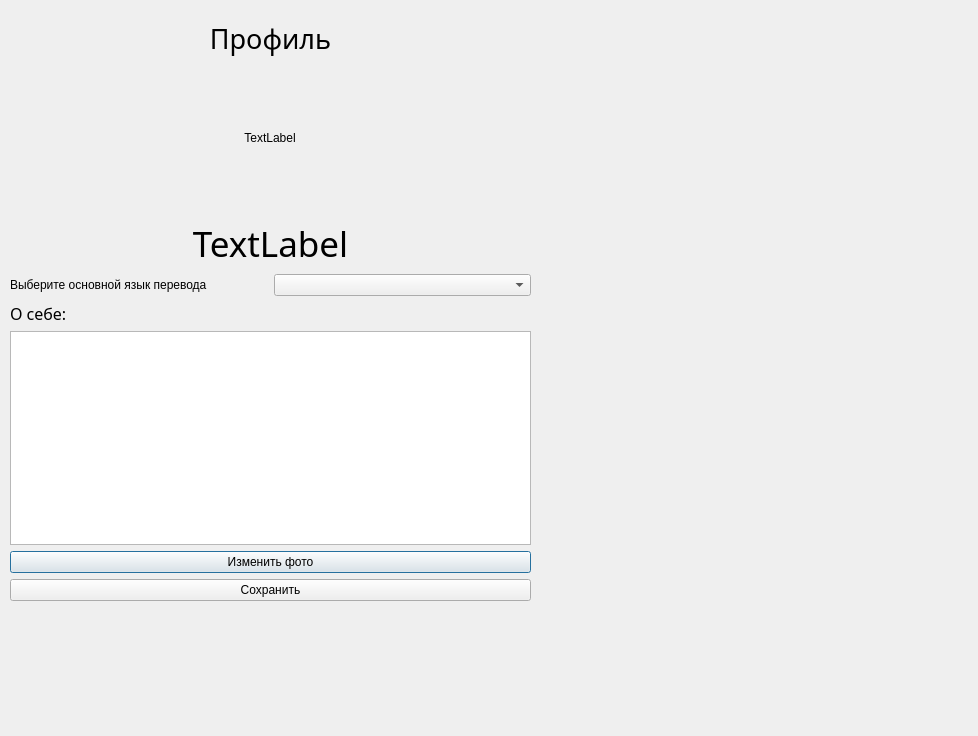
<?xml version="1.0" encoding="UTF-8"?>
<ui version="4.0">
 <class>ProfileWindow</class>
 <widget class="QDialog" name="ProfileWindow">
  <property name="geometry">
   <rect>
    <x>0</x>
    <y>0</y>
    <width>978</width>
    <height>736</height>
   </rect>
  </property>
  <property name="sizePolicy">
   <sizepolicy hsizetype="Fixed" vsizetype="Fixed">
    <horstretch>0</horstretch>
    <verstretch>0</verstretch>
   </sizepolicy>
  </property>
  <property name="minimumSize">
   <size>
    <width>150</width>
    <height>150</height>
   </size>
  </property>
  <property name="windowTitle">
   <string>Dialog</string>
  </property>
  <widget class="QWidget" name="verticalLayoutWidget">
   <property name="geometry">
    <rect>
     <x>10</x>
     <y>20</y>
     <width>521</width>
     <height>581</height>
    </rect>
   </property>
   <layout class="QVBoxLayout" name="verticalLayout">
    <item>
     <widget class="QLabel" name="labelTitle">
      <property name="font">
       <font>
        <family>Bernard MT</family>
        <pointsize>20</pointsize>
       </font>
      </property>
      <property name="text">
       <string>Профиль</string>
      </property>
      <property name="alignment">
       <set>Qt::AlignmentFlag::AlignCenter</set>
      </property>
     </widget>
    </item>
    <item>
     <layout class="QHBoxLayout" name="horizontalLayout">
      <item>
       <widget class="QLabel" name="labelAvatar">
        <property name="sizePolicy">
         <sizepolicy hsizetype="Fixed" vsizetype="Fixed">
          <horstretch>150</horstretch>
          <verstretch>150</verstretch>
         </sizepolicy>
        </property>
        <property name="minimumSize">
         <size>
          <width>150</width>
          <height>150</height>
         </size>
        </property>
        <property name="text">
         <string>TextLabel</string>
        </property>
        <property name="alignment">
         <set>Qt::AlignmentFlag::AlignCenter</set>
        </property>
       </widget>
      </item>
     </layout>
    </item>
    <item>
     <widget class="QLabel" name="labelName">
      <property name="font">
       <font>
        <family>Bauhaus 93</family>
        <pointsize>26</pointsize>
        <italic>false</italic>
       </font>
      </property>
      <property name="text">
       <string>TextLabel</string>
      </property>
      <property name="alignment">
       <set>Qt::AlignmentFlag::AlignCenter</set>
      </property>
     </widget>
    </item>
    <item>
     <layout class="QHBoxLayout" name="horizontalLayout_2">
      <item>
       <widget class="QLabel" name="label_2">
        <property name="text">
         <string>Выберите основной язык перевода</string>
        </property>
       </widget>
      </item>
      <item>
       <widget class="QComboBox" name="comboLanguage"/>
      </item>
     </layout>
    </item>
    <item>
     <widget class="QLabel" name="label">
      <property name="font">
       <font>
        <family>Showcard Gothic</family>
        <pointsize>12</pointsize>
       </font>
      </property>
      <property name="text">
       <string>О себе:</string>
      </property>
     </widget>
    </item>
    <item>
     <widget class="QTextEdit" name="textAbout"/>
    </item>
    <item>
     <widget class="QPushButton" name="btnChangePhoto">
      <property name="text">
       <string>Изменить фото</string>
      </property>
     </widget>
    </item>
    <item>
     <widget class="QPushButton" name="btnSave">
      <property name="text">
       <string>Сохранить</string>
      </property>
     </widget>
    </item>
   </layout>
  </widget>
 </widget>
 <resources/>
 <connections/>
</ui>
